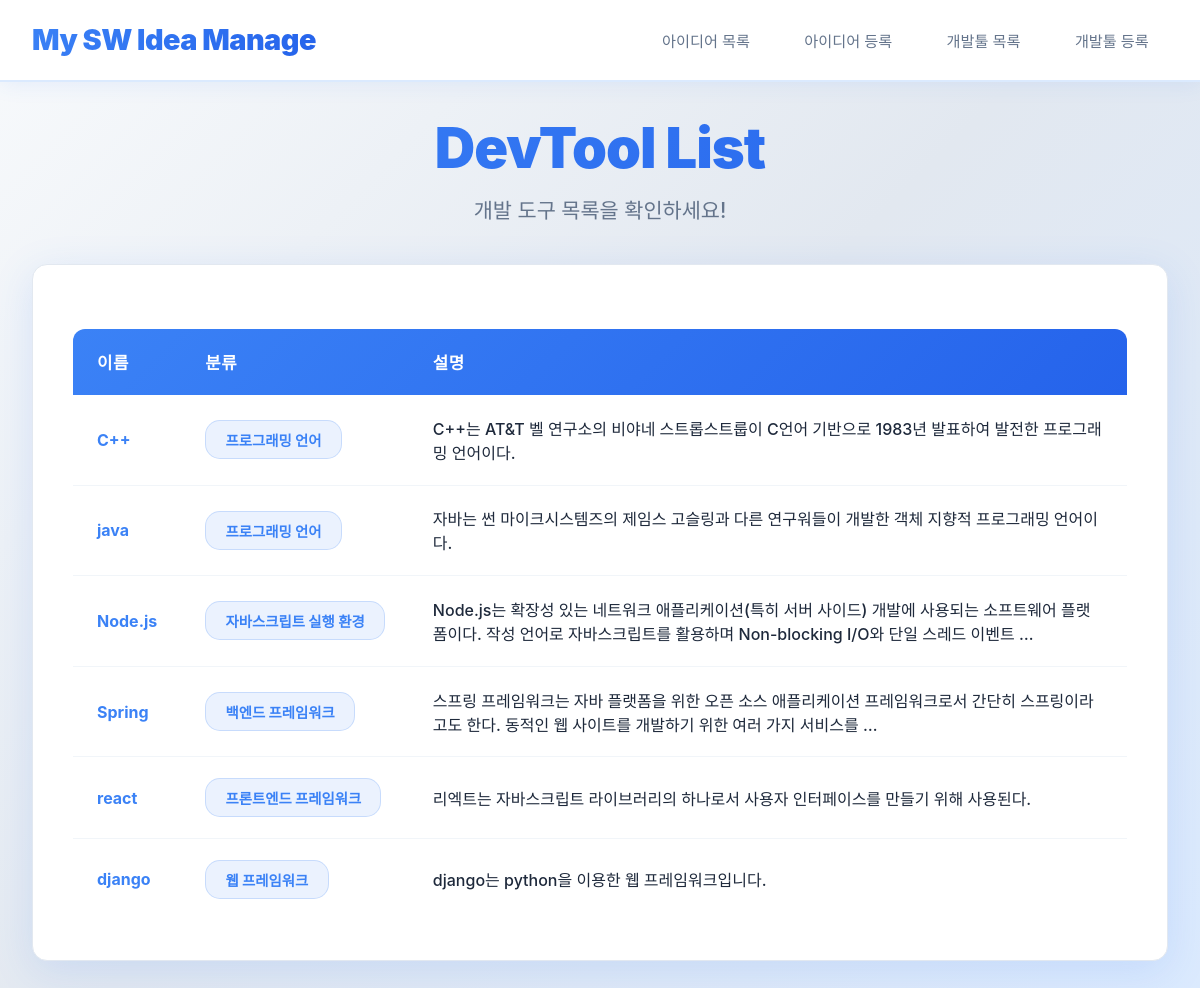
/devtool/, run on the app's committed database.
### ideas/models.py (models this page shows, shortened)
class DevTool(models.Model):
    KIND_CHOICES = [
        ('웹 프레임워크', '웹 프레임워크'),
        ('프론트엔드 프레임워크', '프론트엔드 프레임워크'),
        ('백엔드 프레임워크', '백엔드 프레임워크'),
        ('자바스크립트 실행 환경', '자바스크립트 실행 환경'),
        ('프로그래밍 언어', '프로그래밍 언어'),
    ]
    name = models.CharField(max_length=100)
    kind = models.CharField(max_length=50, choices=KIND_CHOICES)
    content = models.TextField()
    created_at = models.DateTimeField(auto_now_add=True)
    class Meta:
        ordering = ['-created_at']

### ideas/views.py (the view)
# urls.py: path('devtool/', views.devtool_list, name='devtool_list'),
def devtool_list(request):
    devtools = DevTool.objects.all()
    return render(request, 'ideas/devtool_list.html', {'devtools': devtools})

### ideas/templates/ideas/devtool_list.html (shortened to what this page needs)
{% extends 'base.html' %}
{% load static %}
{% block extra_css %}
<link rel="stylesheet" href="{% static 'css/devtool_list.css' %}">
{% endblock %}
{% block content %}
<div class="page-header">
    <h1>DevTool List</h1>
    <p>개발 도구 목록을 확인하세요!</p>
</div>
<div class="devtool-container">
    {% if devtools %}
    <table class="devtool-table">
        <thead>
            <tr>
                <th>이름</th>
                <th>분류</th>
                <th>설명</th>
            </tr>
        </thead>
        <tbody>
            {% for devtool in devtools %}
            <tr>
                <td data-label="이름">
                    <a href="{% url 'devtool_detail' devtool.id %}">{{ devtool.name }}</a>
                </td>
                <td data-label="분류">
                    <span class="kind-badge">{{ devtool.kind }}</span>
                </td>
                <td data-label="설명">{{ devtool.content|truncatewords:20 }}</td>
            </tr>
            {% endfor %}
        </tbody>
    </table>
    {% else %}
    <div class="no-data">
        등록된 개발툴이 없습니다.
    </div>
    {% endif %}
</div>
{% endblock %}

### static/css/base.css (style rules this page uses)
* { margin: 0; padding: 0; box-sizing: border-box; }
body { font-family: 'Noto Sans KR', -apple-system, BlinkMacSystemFont, 'Segoe UI', sans-serif; background: linear-gradient(135deg, #f8fafc 0%, #e2e8f0 50%, #dbeafe 100%); min-height: 100vh; color: #1e293b; }

### static/css/devtool_list.css (style rules this page uses)
.page-header { text-align: center; color: #1e293b; margin-bottom: 2.5rem; animation: fadeInDown 0.6s ease-out; }
.page-header h1 { font-size: 3.5rem; font-weight: 900; margin-bottom: 0.8rem; background: linear-gradient(135deg, #3b82f6 0%, #2563eb 100%); -webkit-background-clip: text; -webkit-text-fill-color: transparent; background-clip: text; letter-spacing: -1px; }
.page-header p { font-size: 1.3rem; color: #64748b; font-weight: 500; }
.devtool-container { background: white; padding: 2.5rem; border-radius: 15px; box-shadow: 0 10px 40px rgba(59, 130, 246, 0.15); border: 1px solid #e2e8f0; animation: fadeInScale 0.5s ease-out; }
.devtool-table { width: 100%; border-collapse: separate; border-spacing: 0; margin-top: 1.5rem; }
.devtool-table thead { background: linear-gradient(135deg, #3b82f6 0%, #2563eb 100%); color: white; }
.devtool-table th { padding: 1.3rem 1.5rem; text-align: left; font-weight: 700; font-size: 1.05rem; letter-spacing: 0.5px; }
.devtool-table th:first-child { border-top-left-radius: 12px; }
.devtool-table th:last-child { border-top-right-radius: 12px; }
.devtool-table td { padding: 1.3rem 1.5rem; border-bottom: 1px solid #f1f5f9; vertical-align: middle; font-weight: 500; color: #1e293b; }
.devtool-table tbody tr { transition: all 0.3s; background: white; }
.devtool-table tbody tr:last-child td { border-bottom: none; }
.devtool-table tbody tr:last-child td:first-child { border-bottom-left-radius: 12px; }
.devtool-table tbody tr:last-child td:last-child { border-bottom-right-radius: 12px; }
.devtool-table a { color: #3b82f6; text-decoration: none; font-weight: 700; transition: all 0.3s; }
.kind-badge { display: inline-block; padding: 0.5rem 1.2rem; background: rgba(59, 130, 246, 0.1); border-radius: 15px; font-size: 0.9rem; font-weight: 700; color: #3b82f6; white-space: nowrap; border: 1px solid rgba(59, 130, 246, 0.2); }

### data on the page
DevTool: name "C++", kind "프로그래밍 언어", content "C++는 AT&T 벨 연구소의 비야네 스트롭스트룹이 C언어 기반으로 1983년 발표하여 발전한 프로그래밍 언어이다."
DevTool: name "java", kind "프로그래밍 언어", content "자바는 썬 마이크시스템즈의 제임스 고슬링과 다른 연구워들이 개발한 객체 지향적 프로그래밍 언어이다."
DevTool: name "Node.js", kind "자바스크립트 실행 환경", content "Node.js는 확장성 있는 네트워크 애플리케이션(특히 서버 사이드) 개발에 사용되는 소프트웨어 플랫폼이다. 작성 언어로 자바스크립트를 활용하며 Non-blocking I/O와 단일 스레드 이벤트 …"
DevTool: name "Spring", kind "백엔드 프레임워크", content "스프링 프레임워크는 자바 플랫폼을 위한 오픈 소스 애플리케이션 프레임워크로서 간단히 스프링이라고도 한다. 동적인 웹 사이트를 개발하기 위한 여러 가지 서비스를 …"
DevTool: name "react", kind "프론트엔드 프레임워크", content "리엑트는 자바스크립트 라이브러리의 하나로서 사용자 인터페이스를 만들기 위해 사용된다."
DevTool: name "django", kind "웹 프레임워크", content "django는 python을 이용한 웹 프레임워크입니다."
